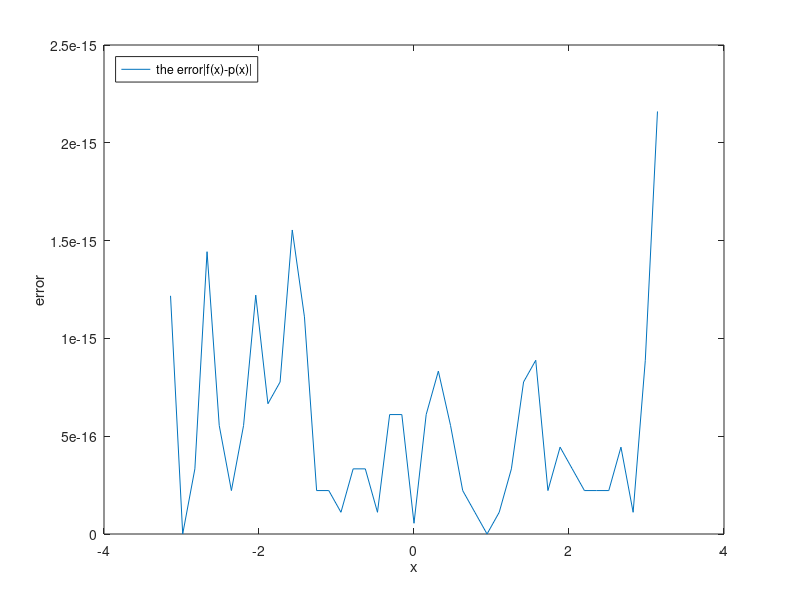

The MATLAB script that drew this image:
f = @(x)sin(x)
i = 0:20
x2 = pi*cos((2*i+1)/(2*20+2)*pi)
p2 = polyfit(x2,f(x2),20)
%i2 = 0:40;
%xx2 = pi*cos((2*i2+1)/(2*40+2)*pi)
xx2 = linspace(-pi,pi,41)
y2 = f(xx2)
plot(xx2,y2,xx2,polyval(p2,xx2),'o')
legend("f(x)","p(x)","Location","northwest")
xlabel("x")
hold off
error = abs(y2-polyval(p2,xx2))
plot(xx2,error)
legend("the error|f(x)-p(x)|","Location","northwest")
xlabel("x")
ylabel("error") 